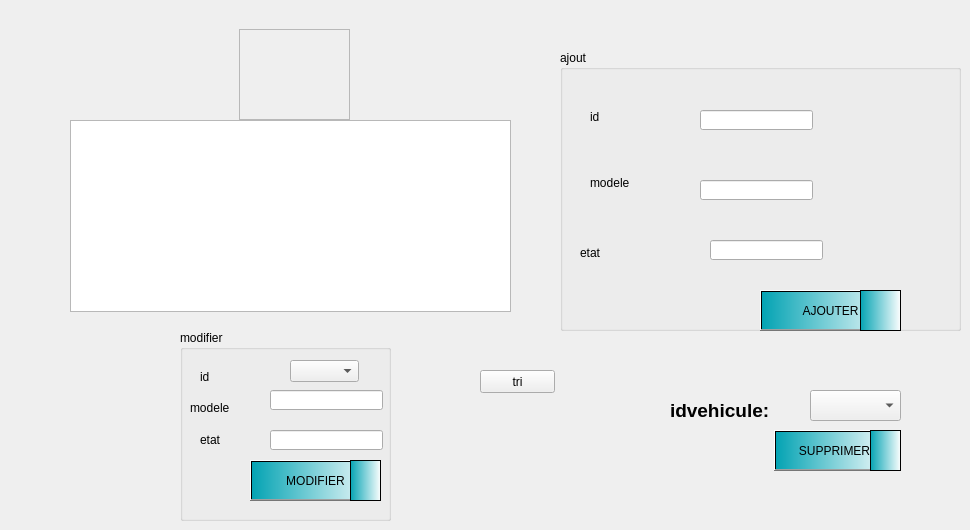
        <widget class="QWidget" name="tab_22">
         <attribute name="title">
          <string>gestion vehicule</string>
         </attribute>
         <widget class="QTableView" name="tabvehicule">
          <property name="geometry">
           <rect>
            <x>70</x>
            <y>120</y>
            <width>441</width>
            <height>192</height>
           </rect>
          </property>
         </widget>
         <widget class="QGroupBox" name="groupBox_22">
          <property name="geometry">
           <rect>
            <x>560</x>
            <y>50</y>
            <width>401</width>
            <height>281</height>
           </rect>
          </property>
          <property name="title">
           <string>ajout</string>
          </property>
          <widget class="QLineEdit" name="idv">
           <property name="geometry">
            <rect>
             <x>140</x>
             <y>60</y>
             <width>113</width>
             <height>20</height>
            </rect>
           </property>
          </widget>
          <widget class="QLineEdit" name="modele">
           <property name="geometry">
            <rect>
             <x>140</x>
             <y>130</y>
             <width>113</width>
             <height>20</height>
            </rect>
           </property>
          </widget>
          <widget class="QLineEdit" name="etat">
           <property name="geometry">
            <rect>
             <x>150</x>
             <y>190</y>
             <width>113</width>
             <height>20</height>
            </rect>
           </property>
          </widget>
          <widget class="QLabel" name="label_55">
           <property name="geometry">
            <rect>
             <x>30</x>
             <y>60</y>
             <width>47</width>
             <height>13</height>
            </rect>
           </property>
           <property name="text">
            <string>id</string>
           </property>
          </widget>
          <widget class="QLabel" name="label_56">
           <property name="geometry">
            <rect>
             <x>30</x>
             <y>122</y>
             <width>91</width>
             <height>21</height>
            </rect>
           </property>
           <property name="text">
            <string>modele</string>
           </property>
          </widget>
          <widget class="QLabel" name="label_57">
           <property name="geometry">
            <rect>
             <x>20</x>
             <y>193</y>
             <width>81</width>
             <height>20</height>
            </rect>
           </property>
           <property name="text">
            <string>etat</string>
           </property>
          </widget>
          <widget class="QPushButton" name="ajoutv">
           <property name="geometry">
            <rect>
             <x>200</x>
             <y>240</y>
             <width>141</width>
             <height>41</height>
            </rect>
           </property>
           <property name="styleSheet">
            <string notr="true">background-color: qlineargradient(spread:repeat, x1:0, y1:0, x2:1, y2:0, stop:0 rgba(3, 163, 179, 255), stop:1 rgba(255, 255, 255, 255));</string>
           </property>
           <property name="text">
            <string>AJOUTER</string>
           </property>
          </widget>
          <widget class="QFrame" name="frame_52">
           <property name="geometry">
            <rect>
             <x>300</x>
             <y>240</y>
             <width>41</width>
             <height>41</height>
            </rect>
           </property>
           <property name="styleSheet">
            <string notr="true">background-color: qlineargradient(spread:repeat, x1:0, y1:0, x2:1, y2:0, stop:0 rgba(3, 163, 179, 255), stop:1 rgba(255, 255, 255, 255));
image: url(:/resource/plus (1).png);</string>
           </property>
           <property name="frameShape">
            <enum>QFrame::StyledPanel</enum>
           </property>
           <property name="frameShadow">
            <enum>QFrame::Raised</enum>
           </property>
          </widget>
         </widget>
         <widget class="QGroupBox" name="groupBox_23">
          <property name="geometry">
           <rect>
            <x>180</x>
            <y>330</y>
            <width>211</width>
            <height>191</height>
           </rect>
          </property>
          <property name="title">
           <string>modifier</string>
          </property>
          <widget class="QLabel" name="label_58">
           <property name="geometry">
            <rect>
             <x>20</x>
             <y>40</y>
             <width>47</width>
             <height>13</height>
            </rect>
           </property>
           <property name="text">
            <string>id</string>
           </property>
          </widget>
          <widget class="QLabel" name="label_59">
           <property name="geometry">
            <rect>
             <x>10</x>
             <y>70</y>
             <width>91</width>
             <height>16</height>
            </rect>
           </property>
           <property name="text">
            <string>modele</string>
           </property>
          </widget>
          <widget class="QLabel" name="label_60">
           <property name="geometry">
            <rect>
             <x>20</x>
             <y>100</y>
             <width>71</width>
             <height>20</height>
            </rect>
           </property>
           <property name="text">
            <string>etat</string>
           </property>
          </widget>
          <widget class="QLineEdit" name="modelemod">
           <property name="geometry">
            <rect>
             <x>90</x>
             <y>60</y>
             <width>113</width>
             <height>20</height>
            </rect>
           </property>
          </widget>
          <widget class="QComboBox" name="idvmod">
           <property name="geometry">
            <rect>
             <x>110</x>
             <y>30</y>
             <width>69</width>
             <height>22</height>
            </rect>
           </property>
          </widget>
          <widget class="QLineEdit" name="etatmod">
           <property name="geometry">
            <rect>
             <x>90</x>
             <y>100</y>
             <width>113</width>
             <height>20</height>
            </rect>
           </property>
          </widget>
          <widget class="QPushButton" name="modv">
           <property name="geometry">
            <rect>
             <x>70</x>
             <y>130</y>
             <width>131</width>
             <height>41</height>
            </rect>
           </property>
           <property name="styleSheet">
            <string notr="true">background-color: qlineargradient(spread:repeat, x1:0, y1:0, x2:1, y2:0, stop:0 rgba(3, 163, 179, 255), stop:1 rgba(255, 255, 255, 255));</string>
           </property>
           <property name="text">
            <string>MODIFIER</string>
           </property>
          </widget>
          <widget class="QFrame" name="frame_54">
           <property name="geometry">
            <rect>
             <x>170</x>
             <y>130</y>
             <width>31</width>
             <height>41</height>
            </rect>
           </property>
           <property name="styleSheet">
            <string notr="true">background-color: qlineargradient(spread:repeat, x1:0, y1:0, x2:1, y2:0, stop:0 rgba(3, 163, 179, 255), stop:1 rgba(255, 255, 255, 255));
image: url(:/resource/edit .png);</string>
           </property>
           <property name="frameShape">
            <enum>QFrame::StyledPanel</enum>
           </property>
           <property name="frameShadow">
            <enum>QFrame::Raised</enum>
           </property>
          </widget>
         </widget>
         <widget class="QComboBox" name="idvsupp">
          <property name="geometry">
           <rect>
            <x>810</x>
            <y>390</y>
            <width>91</width>
            <height>31</height>
           </rect>
          </property>
         </widget>
         <widget class="QPushButton" name="suppv">
          <property name="geometry">
           <rect>
            <x>774</x>
            <y>430</y>
            <width>121</width>
            <height>41</height>
           </rect>
          </property>
          <property name="styleSheet">
           <string notr="true">background-color: qlineargradient(spread:repeat, x1:0, y1:0, x2:1, y2:0, stop:0 rgba(3, 163, 179, 255), stop:1 rgba(255, 255, 255, 255));</string>
          </property>
          <property name="text">
           <string>SUPPRIMER</string>
          </property>
         </widget>
         <widget class="QLabel" name="label_61">
          <property name="geometry">
           <rect>
            <x>670</x>
            <y>400</y>
            <width>111</width>
            <height>20</height>
           </rect>
          </property>
          <property name="font">
           <font>
            <pointsize>14</pointsize>
            <weight>75</weight>
            <bold>true</bold>
           </font>
          </property>
          <property name="text">
           <string>idvehicule:</string>
          </property>
         </widget>
         <widget class="QPushButton" name="trive">
          <property name="geometry">
           <rect>
            <x>480</x>
            <y>370</y>
            <width>75</width>
            <height>23</height>
           </rect>
          </property>
          <property name="text">
           <string>tri</string>
          </property>
         </widget>
         <widget class="QFrame" name="frame_51">
          <property name="geometry">
           <rect>
            <x>239</x>
            <y>29</y>
            <width>111</width>
            <height>91</height>
           </rect>
          </property>
          <property name="frameShape">
           <enum>QFrame::StyledPanel</enum>
          </property>
          <property name="frameShadow">
           <enum>QFrame::Raised</enum>
          </property>
         </widget>
         <widget class="QFrame" name="frame_53">
          <property name="geometry">
           <rect>
            <x>870</x>
            <y>430</y>
            <width>31</width>
            <height>41</height>
           </rect>
          </property>
          <property name="styleSheet">
           <string notr="true">background-color: qlineargradient(spread:repeat, x1:0, y1:0, x2:1, y2:0, stop:0 rgba(3, 163, 179, 255), stop:1 rgba(255, 255, 255, 255));
image: url(:/resource/cancel (1).png);</string>
          </property>
          <property name="frameShape">
           <enum>QFrame::StyledPanel</enum>
          </property>
          <property name="frameShadow">
           <enum>QFrame::Raised</enum>
          </property>
         </widget>
        </widget>
